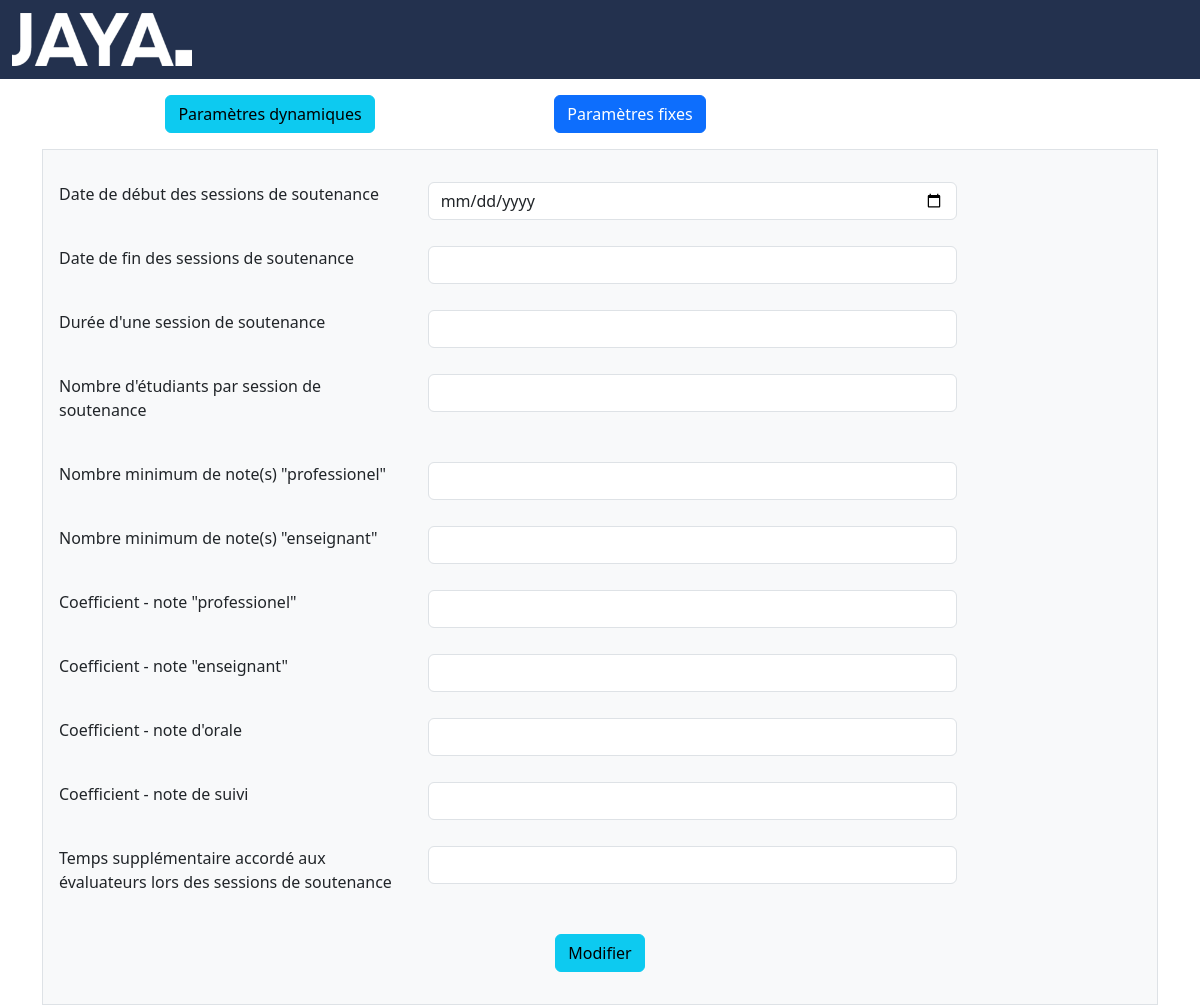
The page /pages/parametreFixe.php on the database as committed earlier.
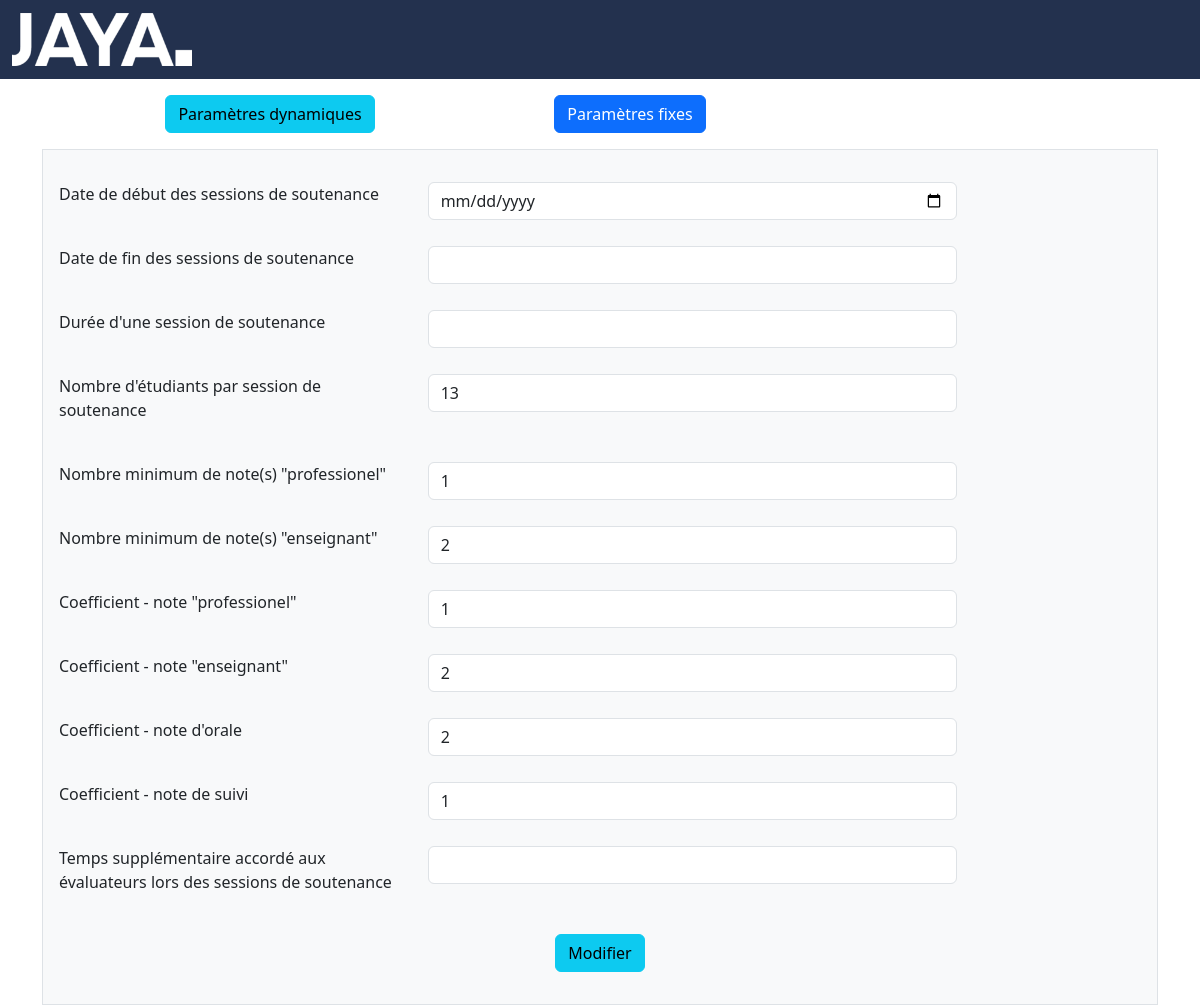
The same page on the database as committed later.
### tables this page shows
CREATE TABLE `parametres` (
  `ID_param` int(11) NOT NULL,
  `Nom_param` varchar(80) DEFAULT NULL,
  `Description_param` varchar(255) DEFAULT NULL,
  `NbPoint_param` int(2) DEFAULT NULL
);

### pages/parametreFixe.php (the view, shortened to what this page needs)
<?php
include 'header.php';
include 'navbar.php';
$conn = Database::connect();
$query = "SELECT ID_param, Nom_param, Description_param FROM parametres
WHERE NbPoint_param IS NULL";
$result = $conn->query($query);
$parametres = $result->fetchall();
?>
<!DOCTYPE html>
<html lang="en">
<head>
</head>
<body>
    <div class="container">
        <div class="row align-item center  mt-3 ms-5">
            <div class="col-4 ">
                <a href="parametreDynamique.php" class="btn btn-info">Paramètres dynamiques</a>
            </div>
            <div class="col-4">
                <a href="parametreFixe.php" class="btn btn-primary">Paramètres fixes</a>
            </div>
        </div>
        <div class="bg-light mt-3 border p-3">
            <form action="updateParamFixe.php" method="post">
                <?php
                foreach ($parametres as $parametre) {
                    if ($parametre['Nom_param'] == "Date de début des sessions de soutenance" || $parametre['Nom_param'] == "Date de fin des sessions de soutenances") {
                ?>
                        <div class="row mt-3">
                            <div class=" col-4 mb-3">
                                <label for="description" class="form-label"><?= $parametre['Nom_param'] ?></label>
                            </div>
                            <div class="col-6">
                                <input type="date" class="form-control" name="description[]" value="<?= $parametre['Description_param'] ?>">
                            </div>
                        </div>
                    <?php
                    } else {
                    ?>
                        <div class="row mt-3">
                            <div class=" col-4 mb-3">
                                <label for="description" class="form-label"><?= $parametre['Nom_param'] ?></label>
                            </div>
                            <div class="col-6">
                                <input type="number" class="form-control" name="description[]" value="<?= $parametre['Description_param'] ?>">
                            </div>
                        </div>
                <?php
                    }
                }
                ?>
                <div class="text-center">
                    <button class="btn btn-info mt-3" type="submit">Modifier</button>
                </div>
            </form>
        </div>
    </div>
</body>
</html>

Rows that differ between the two databases and show on the page:
changed parametres "Nombre d'étudiants par session de soutenance": Description_param (not shown) → "13"
changed parametres "Nombre minimum de note(s) \"professionel\"": Description_param (not shown) → "1"
changed parametres "Nombre minimum de note(s) \"enseignant\"": Description_param (not shown) → "2"
changed parametres "Coefficient - note \"professionel\"": Description_param (not shown) → "1"
changed parametres "Coefficient - note \"enseignant\"": Description_param (not shown) → "2"
changed parametres "Coefficient - note d'orale": Description_param (not shown) → "2"
changed parametres "Coefficient - note de suivi": Description_param (not shown) → "1"
